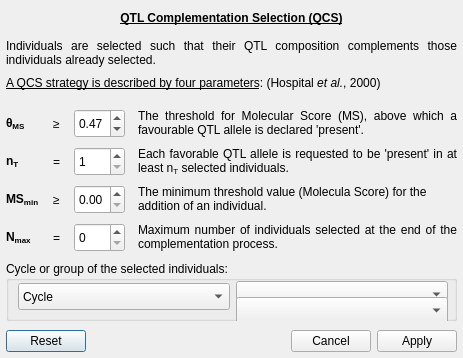
<?xml version="1.0" encoding="UTF-8"?>
<ui version="4.0">
 <class>ComplementationWindow</class>
 <widget class="QDialog" name="ComplementationWindow">
  <property name="geometry">
   <rect>
    <x>0</x>
    <y>0</y>
    <width>463</width>
    <height>358</height>
   </rect>
  </property>
  <property name="windowTitle">
   <string>QTL Complementation Selection (QCS)</string>
  </property>
  <layout class="QVBoxLayout" name="complementationDialogVLayout">
   <property name="margin">
    <number>6</number>
   </property>
   <item>
    <layout class="QVBoxLayout" name="complementationVLayout">
     <property name="spacing">
      <number>9</number>
     </property>
     <item>
      <widget class="QLabel" name="titleLabel">
       <property name="text">
        <string>&lt;!DOCTYPE HTML PUBLIC &quot;-//W3C//DTD HTML 4.0//EN&quot; &quot;http://www.w3.org/TR/REC-html40/strict.dtd&quot;&gt;
&lt;html&gt;&lt;head&gt;&lt;meta name=&quot;qrichtext&quot; content=&quot;1&quot; /&gt;&lt;style type=&quot;text/css&quot;&gt;
p, li { white-space: pre-wrap; }
&lt;/style&gt;&lt;/head&gt;&lt;body style=&quot; font-family:'Sans Serif'; font-size:9pt; font-weight:400; font-style:normal;&quot;&gt;
&lt;p align=&quot;center&quot; style=&quot; margin-top:0px; margin-bottom:0px; margin-left:0px; margin-right:0px; -qt-block-indent:0; text-indent:0px;&quot;&gt;&lt;span style=&quot; font-weight:600; text-decoration: underline;&quot;&gt;QTL Complementation Selection (QCS)&lt;/span&gt;&lt;/p&gt;&lt;/body&gt;&lt;/html&gt;</string>
       </property>
      </widget>
     </item>
     <item>
      <widget class="QLabel" name="aimLabel">
       <property name="text">
        <string>&lt;!DOCTYPE HTML PUBLIC &quot;-//W3C//DTD HTML 4.0//EN&quot; &quot;http://www.w3.org/TR/REC-html40/strict.dtd&quot;&gt;
&lt;html&gt;&lt;head&gt;&lt;meta name=&quot;qrichtext&quot; content=&quot;1&quot; /&gt;&lt;style type=&quot;text/css&quot;&gt;
p, li { white-space: pre-wrap; }
&lt;/style&gt;&lt;/head&gt;&lt;body style=&quot; font-family:'Sans Serif'; font-size:9pt; font-weight:400; font-style:normal;&quot;&gt;
&lt;p align=&quot;justify&quot; style=&quot; margin-top:0px; margin-bottom:0px; margin-left:0px; margin-right:0px; -qt-block-indent:0; text-indent:0px;&quot;&gt;Individuals are selected such that their QTL composition complements those individuals already selected.&lt;/p&gt;&lt;/body&gt;&lt;/html&gt;</string>
       </property>
       <property name="alignment">
        <set>Qt::AlignLeading|Qt::AlignLeft|Qt::AlignTop</set>
       </property>
       <property name="wordWrap">
        <bool>true</bool>
       </property>
      </widget>
     </item>
     <item>
      <widget class="QLabel" name="paramsLabel">
       <property name="text">
        <string>&lt;!DOCTYPE HTML PUBLIC &quot;-//W3C//DTD HTML 4.0//EN&quot; &quot;http://www.w3.org/TR/REC-html40/strict.dtd&quot;&gt;
&lt;html&gt;&lt;head&gt;&lt;meta name=&quot;qrichtext&quot; content=&quot;1&quot; /&gt;&lt;style type=&quot;text/css&quot;&gt;
p, li { white-space: pre-wrap; }
&lt;/style&gt;&lt;/head&gt;&lt;body style=&quot; font-family:'Sans Serif'; font-size:9pt; font-weight:400; font-style:normal;&quot;&gt;
&lt;p align=&quot;justify&quot; style=&quot; margin-top:0px; margin-bottom:0px; margin-left:0px; margin-right:0px; -qt-block-indent:0; text-indent:0px;&quot;&gt;&lt;span style=&quot; text-decoration: underline;&quot;&gt;A QCS strategy is described by four parameters&lt;/span&gt;: (Hospital &lt;span style=&quot; font-style:italic;&quot;&gt;et al.&lt;/span&gt;, 2000)&lt;/p&gt;&lt;/body&gt;&lt;/html&gt;</string>
       </property>
       <property name="alignment">
        <set>Qt::AlignLeading|Qt::AlignLeft|Qt::AlignTop</set>
       </property>
      </widget>
     </item>
     <item>
      <layout class="QVBoxLayout" name="parametersVLayout">
       <item>
        <layout class="QHBoxLayout" name="tetaHLayout">
         <item>
          <widget class="QLabel" name="tetaLabel">
           <property name="minimumSize">
            <size>
             <width>38</width>
             <height>29</height>
            </size>
           </property>
           <property name="maximumSize">
            <size>
             <width>38</width>
             <height>29</height>
            </size>
           </property>
           <property name="text">
            <string>&lt;!DOCTYPE HTML PUBLIC &quot;-//W3C//DTD HTML 4.0//EN&quot; &quot;http://www.w3.org/TR/REC-html40/strict.dtd&quot;&gt;
&lt;html&gt;&lt;head&gt;&lt;meta name=&quot;qrichtext&quot; content=&quot;1&quot; /&gt;&lt;style type=&quot;text/css&quot;&gt;
p, li { white-space: pre-wrap; }
&lt;/style&gt;&lt;/head&gt;&lt;body style=&quot; font-family:'Sans Serif'; font-size:9pt; font-weight:400; font-style:normal;&quot;&gt;
&lt;p style=&quot; margin-top:0px; margin-bottom:0px; margin-left:0px; margin-right:0px; -qt-block-indent:0; text-indent:0px;&quot;&gt;&lt;span style=&quot; font-weight:600;&quot;&gt;θ&lt;/span&gt;&lt;span style=&quot; font-weight:600; vertical-align:sub;&quot;&gt;MS&lt;/span&gt;&lt;/p&gt;&lt;/body&gt;&lt;/html&gt;</string>
           </property>
          </widget>
         </item>
         <item>
          <widget class="QLabel" name="tetaSupLabel">
           <property name="minimumSize">
            <size>
             <width>12</width>
             <height>29</height>
            </size>
           </property>
           <property name="maximumSize">
            <size>
             <width>12</width>
             <height>29</height>
            </size>
           </property>
           <property name="text">
            <string>≥</string>
           </property>
          </widget>
         </item>
         <item>
          <widget class="QDoubleSpinBox" name="tetaDoubleSpinBox">
           <property name="minimumSize">
            <size>
             <width>51</width>
             <height>29</height>
            </size>
           </property>
           <property name="maximumSize">
            <size>
             <width>51</width>
             <height>29</height>
            </size>
           </property>
           <property name="maximum">
            <double>1.000000000000000</double>
           </property>
           <property name="singleStep">
            <double>0.010000000000000</double>
           </property>
           <property name="value">
            <double>0.470000000000000</double>
           </property>
          </widget>
         </item>
         <item>
          <spacer name="tetaHSpacer">
           <property name="orientation">
            <enum>Qt::Horizontal</enum>
           </property>
           <property name="sizeType">
            <enum>QSizePolicy::Fixed</enum>
           </property>
           <property name="sizeHint" stdset="0">
            <size>
             <width>4</width>
             <height>20</height>
            </size>
           </property>
          </spacer>
         </item>
         <item>
          <widget class="QLabel" name="tetaDescriptionLabel">
           <property name="text">
            <string>&lt;!DOCTYPE HTML PUBLIC &quot;-//W3C//DTD HTML 4.0//EN&quot; &quot;http://www.w3.org/TR/REC-html40/strict.dtd&quot;&gt;
&lt;html&gt;&lt;head&gt;&lt;meta name=&quot;qrichtext&quot; content=&quot;1&quot; /&gt;&lt;style type=&quot;text/css&quot;&gt;
p, li { white-space: pre-wrap; }
&lt;/style&gt;&lt;/head&gt;&lt;body style=&quot; font-family:'Sans Serif'; font-size:9pt; font-weight:400; font-style:normal;&quot;&gt;
&lt;p align=&quot;justify&quot; style=&quot; margin-top:0px; margin-bottom:0px; margin-left:0px; margin-right:0px; -qt-block-indent:0; text-indent:0px;&quot;&gt;The threshold for Molecular Score (MS), above which a favourable QTL allele is declared 'present'.&lt;/p&gt;&lt;/body&gt;&lt;/html&gt;</string>
           </property>
           <property name="alignment">
            <set>Qt::AlignLeading|Qt::AlignLeft|Qt::AlignTop</set>
           </property>
           <property name="wordWrap">
            <bool>true</bool>
           </property>
          </widget>
         </item>
        </layout>
       </item>
       <item>
        <layout class="QHBoxLayout" name="ntHLayout">
         <item>
          <widget class="QLabel" name="ntLabel">
           <property name="minimumSize">
            <size>
             <width>38</width>
             <height>29</height>
            </size>
           </property>
           <property name="maximumSize">
            <size>
             <width>38</width>
             <height>29</height>
            </size>
           </property>
           <property name="text">
            <string>&lt;!DOCTYPE HTML PUBLIC &quot;-//W3C//DTD HTML 4.0//EN&quot; &quot;http://www.w3.org/TR/REC-html40/strict.dtd&quot;&gt;
&lt;html&gt;&lt;head&gt;&lt;meta name=&quot;qrichtext&quot; content=&quot;1&quot; /&gt;&lt;style type=&quot;text/css&quot;&gt;
p, li { white-space: pre-wrap; }
&lt;/style&gt;&lt;/head&gt;&lt;body style=&quot; font-family:'Sans Serif'; font-size:9pt; font-weight:400; font-style:normal;&quot;&gt;
&lt;p style=&quot; margin-top:0px; margin-bottom:0px; margin-left:0px; margin-right:0px; -qt-block-indent:0; text-indent:0px;&quot;&gt;&lt;span style=&quot; font-weight:600;&quot;&gt;n&lt;/span&gt;&lt;span style=&quot; font-weight:600; vertical-align:sub;&quot;&gt;T&lt;/span&gt;&lt;/p&gt;&lt;/body&gt;&lt;/html&gt;</string>
           </property>
          </widget>
         </item>
         <item>
          <widget class="QLabel" name="ntEqualLabel">
           <property name="minimumSize">
            <size>
             <width>12</width>
             <height>29</height>
            </size>
           </property>
           <property name="maximumSize">
            <size>
             <width>12</width>
             <height>29</height>
            </size>
           </property>
           <property name="text">
            <string>=</string>
           </property>
          </widget>
         </item>
         <item>
          <widget class="QSpinBox" name="ntSpinBox">
           <property name="minimumSize">
            <size>
             <width>51</width>
             <height>29</height>
            </size>
           </property>
           <property name="maximumSize">
            <size>
             <width>51</width>
             <height>29</height>
            </size>
           </property>
           <property name="minimum">
            <number>1</number>
           </property>
           <property name="maximum">
            <number>99999</number>
           </property>
           <property name="value">
            <number>1</number>
           </property>
          </widget>
         </item>
         <item>
          <spacer name="ntHSpacer">
           <property name="orientation">
            <enum>Qt::Horizontal</enum>
           </property>
           <property name="sizeType">
            <enum>QSizePolicy::Fixed</enum>
           </property>
           <property name="sizeHint" stdset="0">
            <size>
             <width>4</width>
             <height>20</height>
            </size>
           </property>
          </spacer>
         </item>
         <item>
          <widget class="QLabel" name="ntDescriptionLabel">
           <property name="text">
            <string>&lt;!DOCTYPE HTML PUBLIC &quot;-//W3C//DTD HTML 4.0//EN&quot; &quot;http://www.w3.org/TR/REC-html40/strict.dtd&quot;&gt;
&lt;html&gt;&lt;head&gt;&lt;meta name=&quot;qrichtext&quot; content=&quot;1&quot; /&gt;&lt;style type=&quot;text/css&quot;&gt;
p, li { white-space: pre-wrap; }
&lt;/style&gt;&lt;/head&gt;&lt;body style=&quot; font-family:'Sans'; font-size:10pt; font-weight:400; font-style:normal;&quot;&gt;
&lt;p align=&quot;justify&quot; style=&quot; margin-top:0px; margin-bottom:0px; margin-left:0px; margin-right:0px; -qt-block-indent:0; text-indent:0px;&quot;&gt;&lt;span style=&quot; font-family:'Sans Serif'; font-size:9pt;&quot;&gt;Each favorable QTL allele is requested to be 'present' in at least n&lt;/span&gt;&lt;span style=&quot; font-family:'Sans Serif'; font-size:9pt; vertical-align:sub;&quot;&gt;T&lt;/span&gt;&lt;span style=&quot; font-family:'Sans Serif'; font-size:9pt;&quot;&gt; selected individuals.&lt;/span&gt;&lt;/p&gt;&lt;/body&gt;&lt;/html&gt;</string>
           </property>
           <property name="alignment">
            <set>Qt::AlignLeading|Qt::AlignLeft|Qt::AlignTop</set>
           </property>
           <property name="wordWrap">
            <bool>true</bool>
           </property>
          </widget>
         </item>
        </layout>
       </item>
       <item>
        <layout class="QHBoxLayout" name="msMinHLayout">
         <item>
          <widget class="QLabel" name="msMinLabel">
           <property name="minimumSize">
            <size>
             <width>38</width>
             <height>29</height>
            </size>
           </property>
           <property name="maximumSize">
            <size>
             <width>38</width>
             <height>29</height>
            </size>
           </property>
           <property name="text">
            <string>&lt;!DOCTYPE HTML PUBLIC &quot;-//W3C//DTD HTML 4.0//EN&quot; &quot;http://www.w3.org/TR/REC-html40/strict.dtd&quot;&gt;
&lt;html&gt;&lt;head&gt;&lt;meta name=&quot;qrichtext&quot; content=&quot;1&quot; /&gt;&lt;style type=&quot;text/css&quot;&gt;
p, li { white-space: pre-wrap; }
&lt;/style&gt;&lt;/head&gt;&lt;body style=&quot; font-family:'Sans Serif'; font-size:9pt; font-weight:400; font-style:normal;&quot;&gt;
&lt;p style=&quot; margin-top:0px; margin-bottom:0px; margin-left:0px; margin-right:0px; -qt-block-indent:0; text-indent:0px;&quot;&gt;&lt;span style=&quot; font-weight:600;&quot;&gt;MS&lt;/span&gt;&lt;span style=&quot; font-weight:600; vertical-align:sub;&quot;&gt;min&lt;/span&gt;&lt;/p&gt;&lt;/body&gt;&lt;/html&gt;</string>
           </property>
          </widget>
         </item>
         <item>
          <widget class="QLabel" name="msMinEqualLabel">
           <property name="minimumSize">
            <size>
             <width>12</width>
             <height>29</height>
            </size>
           </property>
           <property name="maximumSize">
            <size>
             <width>12</width>
             <height>29</height>
            </size>
           </property>
           <property name="text">
            <string>≥</string>
           </property>
          </widget>
         </item>
         <item>
          <widget class="QDoubleSpinBox" name="msMinDoubleSpinBox">
           <property name="minimumSize">
            <size>
             <width>51</width>
             <height>29</height>
            </size>
           </property>
           <property name="maximumSize">
            <size>
             <width>51</width>
             <height>29</height>
            </size>
           </property>
           <property name="maximum">
            <double>1.000000000000000</double>
           </property>
           <property name="singleStep">
            <double>0.010000000000000</double>
           </property>
          </widget>
         </item>
         <item>
          <spacer name="msMinHSpacer">
           <property name="orientation">
            <enum>Qt::Horizontal</enum>
           </property>
           <property name="sizeType">
            <enum>QSizePolicy::Fixed</enum>
           </property>
           <property name="sizeHint" stdset="0">
            <size>
             <width>4</width>
             <height>20</height>
            </size>
           </property>
          </spacer>
         </item>
         <item>
          <widget class="QLabel" name="msMinDescriptionLabel">
           <property name="text">
            <string>&lt;!DOCTYPE HTML PUBLIC &quot;-//W3C//DTD HTML 4.0//EN&quot; &quot;http://www.w3.org/TR/REC-html40/strict.dtd&quot;&gt;
&lt;html&gt;&lt;head&gt;&lt;meta name=&quot;qrichtext&quot; content=&quot;1&quot; /&gt;&lt;style type=&quot;text/css&quot;&gt;
p, li { white-space: pre-wrap; }
&lt;/style&gt;&lt;/head&gt;&lt;body style=&quot; font-family:'Sans Serif'; font-size:9pt; font-weight:400; font-style:normal;&quot;&gt;
&lt;p style=&quot; margin-top:0px; margin-bottom:0px; margin-left:0px; margin-right:0px; -qt-block-indent:0; text-indent:0px;&quot;&gt;&lt;a name=&quot;result_box&quot;&gt;&lt;/a&gt;The minimum threshold value (Molecula Score) for the addition of an individual.&lt;/p&gt;&lt;/body&gt;&lt;/html&gt;</string>
           </property>
           <property name="alignment">
            <set>Qt::AlignLeading|Qt::AlignLeft|Qt::AlignTop</set>
           </property>
           <property name="wordWrap">
            <bool>true</bool>
           </property>
          </widget>
         </item>
        </layout>
       </item>
       <item>
        <layout class="QHBoxLayout" name="nmaxHLayout">
         <item>
          <widget class="QLabel" name="nmaxLabel">
           <property name="minimumSize">
            <size>
             <width>38</width>
             <height>29</height>
            </size>
           </property>
           <property name="maximumSize">
            <size>
             <width>38</width>
             <height>29</height>
            </size>
           </property>
           <property name="text">
            <string>&lt;!DOCTYPE HTML PUBLIC &quot;-//W3C//DTD HTML 4.0//EN&quot; &quot;http://www.w3.org/TR/REC-html40/strict.dtd&quot;&gt;
&lt;html&gt;&lt;head&gt;&lt;meta name=&quot;qrichtext&quot; content=&quot;1&quot; /&gt;&lt;style type=&quot;text/css&quot;&gt;
p, li { white-space: pre-wrap; }
&lt;/style&gt;&lt;/head&gt;&lt;body style=&quot; font-family:'Sans Serif'; font-size:9pt; font-weight:400; font-style:normal;&quot;&gt;
&lt;p style=&quot; margin-top:0px; margin-bottom:0px; margin-left:0px; margin-right:0px; -qt-block-indent:0; text-indent:0px;&quot;&gt;&lt;span style=&quot; font-weight:600;&quot;&gt;N&lt;/span&gt;&lt;span style=&quot; font-weight:600; vertical-align:sub;&quot;&gt;max&lt;/span&gt;&lt;/p&gt;&lt;/body&gt;&lt;/html&gt;</string>
           </property>
          </widget>
         </item>
         <item>
          <widget class="QLabel" name="nmaxEqualLabel">
           <property name="minimumSize">
            <size>
             <width>12</width>
             <height>29</height>
            </size>
           </property>
           <property name="maximumSize">
            <size>
             <width>12</width>
             <height>29</height>
            </size>
           </property>
           <property name="text">
            <string>=</string>
           </property>
          </widget>
         </item>
         <item>
          <widget class="QSpinBox" name="nmaxSpinBox">
           <property name="minimumSize">
            <size>
             <width>51</width>
             <height>29</height>
            </size>
           </property>
           <property name="maximumSize">
            <size>
             <width>51</width>
             <height>29</height>
            </size>
           </property>
           <property name="maximum">
            <number>99999</number>
           </property>
           <property name="value">
            <number>0</number>
           </property>
          </widget>
         </item>
         <item>
          <spacer name="nmaxHSpacer">
           <property name="orientation">
            <enum>Qt::Horizontal</enum>
           </property>
           <property name="sizeType">
            <enum>QSizePolicy::Fixed</enum>
           </property>
           <property name="sizeHint" stdset="0">
            <size>
             <width>4</width>
             <height>20</height>
            </size>
           </property>
          </spacer>
         </item>
         <item>
          <widget class="QLabel" name="nmaxDescriptionLabel">
           <property name="text">
            <string>&lt;!DOCTYPE HTML PUBLIC &quot;-//W3C//DTD HTML 4.0//EN&quot; &quot;http://www.w3.org/TR/REC-html40/strict.dtd&quot;&gt;
&lt;html&gt;&lt;head&gt;&lt;meta name=&quot;qrichtext&quot; content=&quot;1&quot; /&gt;&lt;style type=&quot;text/css&quot;&gt;
p, li { white-space: pre-wrap; }
&lt;/style&gt;&lt;/head&gt;&lt;body style=&quot; font-family:'Sans Serif'; font-size:9pt; font-weight:400; font-style:normal;&quot;&gt;
&lt;p align=&quot;justify&quot; style=&quot; margin-top:0px; margin-bottom:0px; margin-left:0px; margin-right:0px; -qt-block-indent:0; text-indent:0px;&quot;&gt;Maximum number of individuals selected at the end of the complementation process.&lt;/p&gt;&lt;/body&gt;&lt;/html&gt;</string>
           </property>
           <property name="alignment">
            <set>Qt::AlignLeading|Qt::AlignLeft|Qt::AlignTop</set>
           </property>
           <property name="wordWrap">
            <bool>true</bool>
           </property>
          </widget>
         </item>
        </layout>
       </item>
      </layout>
     </item>
     <item>
      <widget class="QGroupBox" name="cycleGroupGroupBox">
       <property name="maximumSize">
        <size>
         <width>16777215</width>
         <height>60</height>
        </size>
       </property>
       <property name="sizeIncrement">
        <size>
         <width>0</width>
         <height>60</height>
        </size>
       </property>
       <property name="title">
        <string>Cycle or group of the selected individuals:</string>
       </property>
       <layout class="QHBoxLayout" name="groupBoxHLayout_2">
        <property name="topMargin">
         <number>0</number>
        </property>
        <property name="rightMargin">
         <number>6</number>
        </property>
        <property name="bottomMargin">
         <number>6</number>
        </property>
        <item>
         <layout class="QHBoxLayout" name="cycleGroupHLayout">
          <item>
           <widget class="QComboBox" name="switchComboBox">
            <property name="minimumSize">
             <size>
              <width>0</width>
              <height>27</height>
             </size>
            </property>
            <property name="maximumSize">
             <size>
              <width>16777215</width>
              <height>27</height>
             </size>
            </property>
            <item>
             <property name="text">
              <string>Cycle</string>
             </property>
            </item>
            <item>
             <property name="text">
              <string>Group</string>
             </property>
            </item>
           </widget>
          </item>
          <item>
           <layout class="QVBoxLayout" name="comboboxVLayout">
            <property name="spacing">
             <number>0</number>
            </property>
            <item>
             <widget class="QComboBox" name="cycleComboBox">
              <property name="minimumSize">
               <size>
                <width>0</width>
                <height>27</height>
               </size>
              </property>
              <property name="maximumSize">
               <size>
                <width>16777215</width>
                <height>27</height>
               </size>
              </property>
             </widget>
            </item>
            <item>
             <widget class="QComboBox" name="groupComboBox">
              <property name="minimumSize">
               <size>
                <width>0</width>
                <height>27</height>
               </size>
              </property>
              <property name="maximumSize">
               <size>
                <width>16777215</width>
                <height>27</height>
               </size>
              </property>
             </widget>
            </item>
           </layout>
          </item>
         </layout>
        </item>
       </layout>
      </widget>
     </item>
     <item>
      <widget class="QDialogButtonBox" name="buttonBox">
       <property name="orientation">
        <enum>Qt::Horizontal</enum>
       </property>
       <property name="standardButtons">
        <set>QDialogButtonBox::Apply|QDialogButtonBox::Cancel|QDialogButtonBox::Reset</set>
       </property>
      </widget>
     </item>
    </layout>
   </item>
  </layout>
 </widget>
 <resources/>
 <connections>
  <connection>
   <sender>buttonBox</sender>
   <signal>accepted()</signal>
   <receiver>ComplementationWindow</receiver>
   <slot>accept()</slot>
   <hints>
    <hint type="sourcelabel">
     <x>248</x>
     <y>254</y>
    </hint>
    <hint type="destinationlabel">
     <x>157</x>
     <y>274</y>
    </hint>
   </hints>
  </connection>
  <connection>
   <sender>buttonBox</sender>
   <signal>rejected()</signal>
   <receiver>ComplementationWindow</receiver>
   <slot>reject()</slot>
   <hints>
    <hint type="sourcelabel">
     <x>316</x>
     <y>260</y>
    </hint>
    <hint type="destinationlabel">
     <x>286</x>
     <y>274</y>
    </hint>
   </hints>
  </connection>
 </connections>
</ui>
